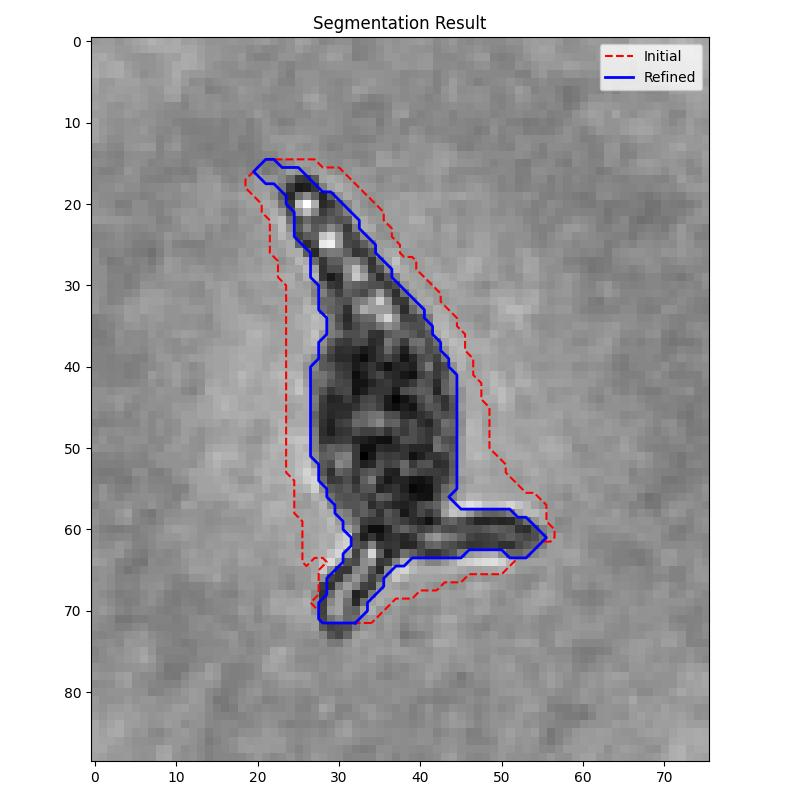
#> input picture assets/sample.jpg, 800 x 800 px; its folder holds only this picture in this run
$ python -i holo_contour.py   (imports and definitions only)
#> lines starting #> are read from the running program, lines starting #| are printed output that depends on the picture
### image/structure_forest.py
import os
from pathlib import Path
import numpy as np
import cv2
from skimage import io
from skimage.color import rgb2gray
from skimage.filters import sobel
from skimage.feature import canny
from skimage.morphology import binary_closing, disk, remove_small_objects, convex_hull_image
from skimage.measure import label, regionprops
from scipy.ndimage import binary_fill_holes


def structured_forest_edges(gray_img, model_path):
    rgb_img = cv2.cvtColor(gray_img, cv2.COLOR_GRAY2RGB)
    sed = cv2.ximgproc.createStructuredEdgeDetection(model_path)
    edges = sed.detectEdges(np.float32(rgb_img) / 255.0)
    return edges


# [76 lines left out: functions region_refining, canny_edge, sobel_edge, region_methods, reg_props, particle_sizer, not called in this run]


def generate_mask(img, use_convex_hull=False):

    model_path = r'./model/model.yml'

    edges = structured_forest_edges(img, model_path)
    binary = edges > 0.05

    binary = remove_small_objects(binary, min_size=50)

    if use_convex_hull:
        binary = convex_hull_image(binary)

    return binary

### contour/holo_contour.py
from pathlib import Path
import cv2
import numpy as np
import matplotlib.pyplot as plt
from skimage import measure
from skimage.draw import polygon2mask
from skimage.exposure import match_histograms
from image.structure_forest import generate_mask
from image.contour import contour_mask_union, filter_contours_by_intensity
from image.visual import plot_segmentation_result
from image.region_growing import region_grow
from image.processing import normalize, apply_histogram_matching, find_darkest_point


def holo_contour(img_org,
                 avg_thresh=81,
                 min_contour_area=30,
                 seed_thresh=45,
                 save_plot=False,
                 median=False,
                 hist_match=False,
                 ref_path=None):

    img = img_org.copy()

    if hist_match and ref_path:
        img = apply_histogram_matching(img_org, ref_path)

    img = cv2.medianBlur(img, 5)
    init_mask = generate_mask(img)

    seed = find_darkest_point(img_org, init_mask > 0)
    seg_mask = region_grow(img, seed)

    contours = measure.find_contours(seg_mask, 0.5)
    filtered_contours = [c for c in contours if len(c) > min_contour_area]

    while True:
        outside = np.where((img < seed_thresh) & ~seg_mask)
        if len(outside[0]) == 0:
            break
        seed = (outside[0][0], outside[1][0])
        new_mask = region_grow(img, seed)
        seg_mask |= new_mask
        new_contours = measure.find_contours(new_mask, 0.5)
        filtered_contours += [c for c in new_contours if len(c) > min_contour_area]

    valid_contours = filter_contours_by_intensity(
        filtered_contours, img_org, avg_thresh, median
    )

    union = contour_mask_union(valid_contours, img_org.shape)
    outer = max(measure.find_contours(init_mask, 0.5), key=len)
    init_mask_poly = polygon2mask(img_org.shape[:2], outer)
    union &= init_mask_poly

    final_mask = np.zeros_like(init_mask, dtype=np.uint8)
    final_contour = []
    for contour in measure.find_contours(union, 0.5):
        if len(contour) > min_contour_area:
            mask = polygon2mask(img_org.shape[:2], contour).astype(np.uint8)
            final_mask += mask
            final_contour.append(contour)

    if save_plot:
        plot = plot_segmentation_result(img_org, outer, final_contour)
    else:
        plot = None

    return final_mask > 0, plot

>>> import cv2
>>> picture = cv2.imread('../assets/sample.jpg', cv2.IMREAD_GRAYSCALE)
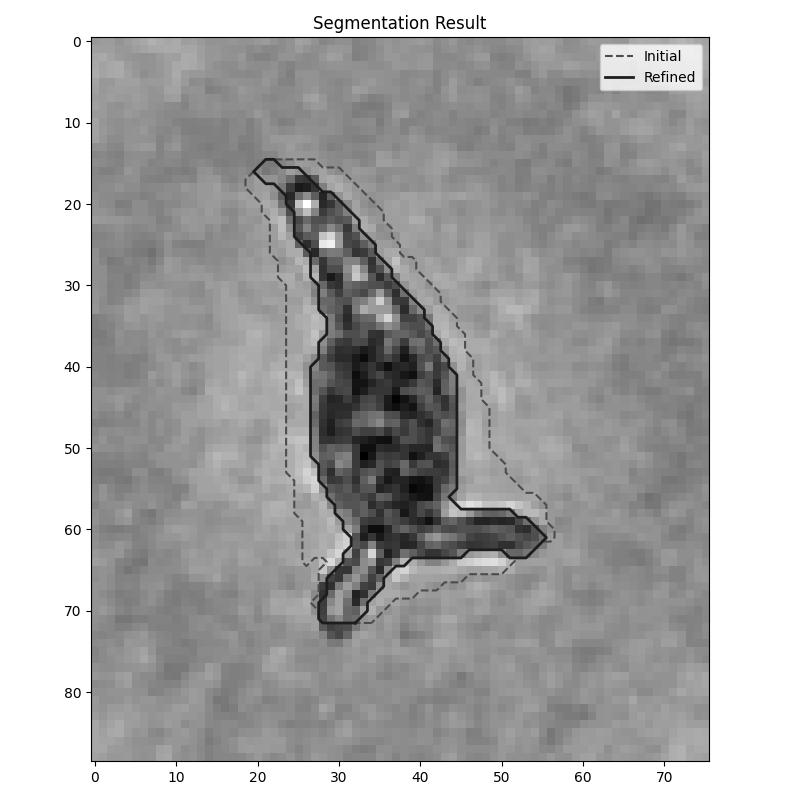
#> picture: shape (800, 800); min 0, max 255, mean 172
>>> result = holo_contour(picture)
#> in holo_contour, `img = cv2.medianBlur(img, 5)`:
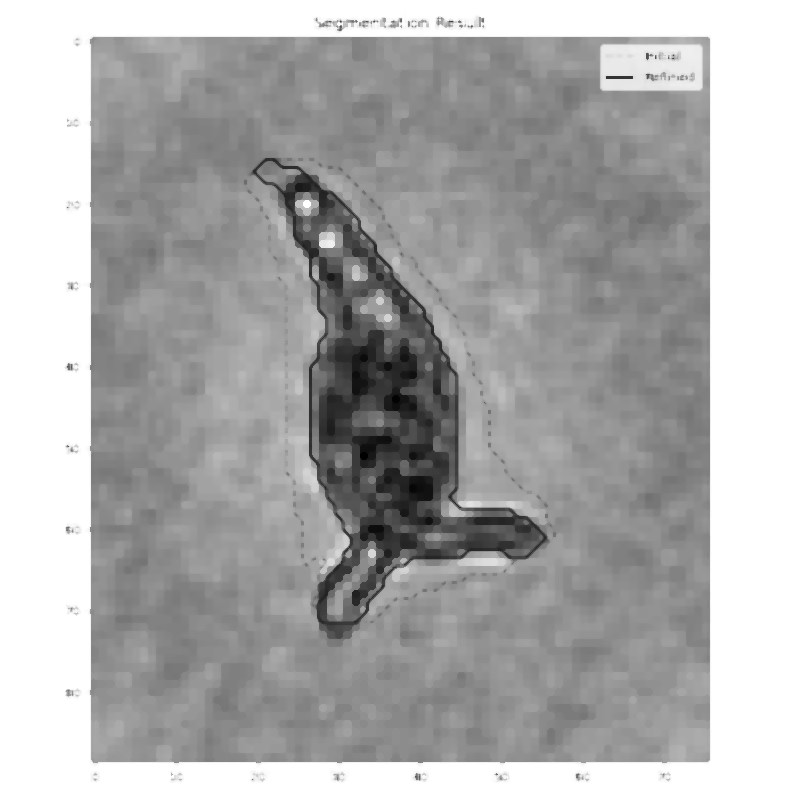
#> img: shape (800, 800); min 0, max 255, mean 173.3
#> (the run stopped early here; a loop or call above may not have finished)
